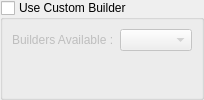
     <widget class="QWidget" name="wBuilder">
      <layout class="QVBoxLayout" name="verticalLayout_7">
       <property name="spacing">
        <number>3</number>
       </property>
       <property name="margin">
        <number>0</number>
       </property>
       <item>
        <widget class="QGroupBox" name="gbBuilders">
         <property name="title">
          <string>Use Custom Builder</string>
         </property>
         <property name="checkable">
          <bool>true</bool>
         </property>
         <property name="checked">
          <bool>false</bool>
         </property>
         <layout class="QGridLayout" name="_4">
          <item row="0" column="0">
           <widget class="QLabel" name="lBuilders">
            <property name="text">
             <string>Builders Available :</string>
            </property>
           </widget>
          </item>
          <item row="0" column="1">
           <widget class="QComboBox" name="cbBuilders">
            <property name="sizePolicy">
             <sizepolicy hsizetype="Expanding" vsizetype="Fixed">
              <horstretch>0</horstretch>
              <verstretch>0</verstretch>
             </sizepolicy>
            </property>
           </widget>
          </item>
          <item row="1" column="0" colspan="2">
           <widget class="QStackedWidget" name="swBuilders">
            <property name="currentIndex">
             <number>-1</number>
            </property>
           </widget>
          </item>
         </layout>
        </widget>
       </item>
      </layout>
     </widget>
